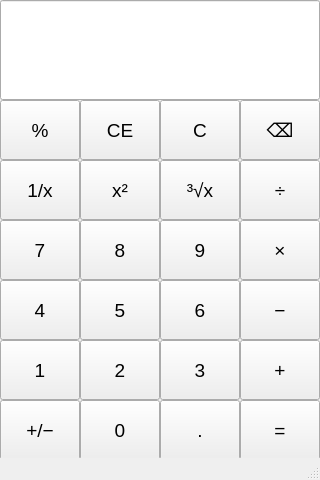
<?xml version="1.0" encoding="UTF-8"?>
<ui version="4.0">
 <class>MainWindow</class>
 <widget class="QMainWindow" name="MainWindow">
  <property name="geometry">
   <rect>
    <x>0</x>
    <y>0</y>
    <width>320</width>
    <height>480</height>
   </rect>
  </property>
  <property name="windowTitle">
   <string>MainWindow</string>
  </property>
  <widget class="QWidget" name="centralwidget">
   <widget class="QLineEdit" name="displayEdit">
    <property name="geometry">
     <rect>
      <x>0</x>
      <y>0</y>
      <width>320</width>
      <height>100</height>
     </rect>
    </property>
    <property name="minimumSize">
     <size>
      <width>60</width>
      <height>50</height>
     </size>
    </property>
    <property name="font">
     <font>
      <pointsize>14</pointsize>
     </font>
    </property>
    <property name="alignment">
     <set>Qt::AlignmentFlag::AlignRight|Qt::AlignmentFlag::AlignTrailing|Qt::AlignmentFlag::AlignVCenter</set>
    </property>
    <property name="readOnly">
     <bool>true</bool>
    </property>
   </widget>
   <widget class="QPushButton" name="btnPercent">
    <property name="geometry">
     <rect>
      <x>0</x>
      <y>100</y>
      <width>80</width>
      <height>60</height>
     </rect>
    </property>
    <property name="minimumSize">
     <size>
      <width>60</width>
      <height>50</height>
     </size>
    </property>
    <property name="font">
     <font>
      <pointsize>14</pointsize>
     </font>
    </property>
    <property name="text">
     <string>%</string>
    </property>
   </widget>
   <widget class="QPushButton" name="btnCE">
    <property name="geometry">
     <rect>
      <x>80</x>
      <y>100</y>
      <width>80</width>
      <height>60</height>
     </rect>
    </property>
    <property name="minimumSize">
     <size>
      <width>60</width>
      <height>50</height>
     </size>
    </property>
    <property name="font">
     <font>
      <pointsize>14</pointsize>
     </font>
    </property>
    <property name="text">
     <string>CE</string>
    </property>
   </widget>
   <widget class="QPushButton" name="btnC">
    <property name="geometry">
     <rect>
      <x>160</x>
      <y>100</y>
      <width>80</width>
      <height>60</height>
     </rect>
    </property>
    <property name="minimumSize">
     <size>
      <width>60</width>
      <height>50</height>
     </size>
    </property>
    <property name="font">
     <font>
      <pointsize>14</pointsize>
     </font>
    </property>
    <property name="text">
     <string>C</string>
    </property>
   </widget>
   <widget class="QPushButton" name="btnBackspace">
    <property name="geometry">
     <rect>
      <x>240</x>
      <y>100</y>
      <width>80</width>
      <height>60</height>
     </rect>
    </property>
    <property name="minimumSize">
     <size>
      <width>60</width>
      <height>50</height>
     </size>
    </property>
    <property name="font">
     <font>
      <pointsize>14</pointsize>
     </font>
    </property>
    <property name="text">
     <string>⌫</string>
    </property>
   </widget>
   <widget class="QPushButton" name="btnReciprocal">
    <property name="geometry">
     <rect>
      <x>0</x>
      <y>160</y>
      <width>80</width>
      <height>60</height>
     </rect>
    </property>
    <property name="minimumSize">
     <size>
      <width>60</width>
      <height>50</height>
     </size>
    </property>
    <property name="font">
     <font>
      <pointsize>14</pointsize>
     </font>
    </property>
    <property name="text">
     <string>1/x</string>
    </property>
   </widget>
   <widget class="QPushButton" name="btnSquare">
    <property name="geometry">
     <rect>
      <x>80</x>
      <y>160</y>
      <width>80</width>
      <height>60</height>
     </rect>
    </property>
    <property name="minimumSize">
     <size>
      <width>60</width>
      <height>50</height>
     </size>
    </property>
    <property name="font">
     <font>
      <pointsize>14</pointsize>
     </font>
    </property>
    <property name="text">
     <string>x²</string>
    </property>
   </widget>
   <widget class="QPushButton" name="btnCubeRoot">
    <property name="geometry">
     <rect>
      <x>160</x>
      <y>160</y>
      <width>80</width>
      <height>60</height>
     </rect>
    </property>
    <property name="minimumSize">
     <size>
      <width>60</width>
      <height>50</height>
     </size>
    </property>
    <property name="font">
     <font>
      <pointsize>14</pointsize>
     </font>
    </property>
    <property name="text">
     <string>³√x</string>
    </property>
   </widget>
   <widget class="QPushButton" name="btnDivide">
    <property name="geometry">
     <rect>
      <x>240</x>
      <y>160</y>
      <width>80</width>
      <height>60</height>
     </rect>
    </property>
    <property name="minimumSize">
     <size>
      <width>60</width>
      <height>50</height>
     </size>
    </property>
    <property name="font">
     <font>
      <pointsize>14</pointsize>
     </font>
    </property>
    <property name="text">
     <string>÷</string>
    </property>
   </widget>
   <widget class="QPushButton" name="btn7">
    <property name="geometry">
     <rect>
      <x>0</x>
      <y>220</y>
      <width>80</width>
      <height>60</height>
     </rect>
    </property>
    <property name="minimumSize">
     <size>
      <width>60</width>
      <height>50</height>
     </size>
    </property>
    <property name="font">
     <font>
      <pointsize>14</pointsize>
     </font>
    </property>
    <property name="text">
     <string>7</string>
    </property>
   </widget>
   <widget class="QPushButton" name="btn8">
    <property name="geometry">
     <rect>
      <x>80</x>
      <y>220</y>
      <width>80</width>
      <height>60</height>
     </rect>
    </property>
    <property name="minimumSize">
     <size>
      <width>60</width>
      <height>50</height>
     </size>
    </property>
    <property name="font">
     <font>
      <pointsize>14</pointsize>
     </font>
    </property>
    <property name="text">
     <string>8</string>
    </property>
   </widget>
   <widget class="QPushButton" name="btn9">
    <property name="geometry">
     <rect>
      <x>160</x>
      <y>220</y>
      <width>80</width>
      <height>60</height>
     </rect>
    </property>
    <property name="minimumSize">
     <size>
      <width>60</width>
      <height>50</height>
     </size>
    </property>
    <property name="font">
     <font>
      <pointsize>14</pointsize>
     </font>
    </property>
    <property name="text">
     <string>9</string>
    </property>
   </widget>
   <widget class="QPushButton" name="btnMultiply">
    <property name="geometry">
     <rect>
      <x>240</x>
      <y>220</y>
      <width>80</width>
      <height>60</height>
     </rect>
    </property>
    <property name="minimumSize">
     <size>
      <width>60</width>
      <height>50</height>
     </size>
    </property>
    <property name="font">
     <font>
      <pointsize>14</pointsize>
     </font>
    </property>
    <property name="text">
     <string>×</string>
    </property>
   </widget>
   <widget class="QPushButton" name="btn4">
    <property name="geometry">
     <rect>
      <x>0</x>
      <y>280</y>
      <width>80</width>
      <height>60</height>
     </rect>
    </property>
    <property name="minimumSize">
     <size>
      <width>60</width>
      <height>50</height>
     </size>
    </property>
    <property name="font">
     <font>
      <pointsize>14</pointsize>
     </font>
    </property>
    <property name="text">
     <string>4</string>
    </property>
   </widget>
   <widget class="QPushButton" name="btn1">
    <property name="geometry">
     <rect>
      <x>0</x>
      <y>340</y>
      <width>80</width>
      <height>60</height>
     </rect>
    </property>
    <property name="minimumSize">
     <size>
      <width>60</width>
      <height>50</height>
     </size>
    </property>
    <property name="font">
     <font>
      <pointsize>14</pointsize>
     </font>
    </property>
    <property name="text">
     <string>1</string>
    </property>
   </widget>
   <widget class="QPushButton" name="btnNegate">
    <property name="geometry">
     <rect>
      <x>0</x>
      <y>400</y>
      <width>80</width>
      <height>60</height>
     </rect>
    </property>
    <property name="minimumSize">
     <size>
      <width>60</width>
      <height>50</height>
     </size>
    </property>
    <property name="font">
     <font>
      <pointsize>14</pointsize>
     </font>
    </property>
    <property name="text">
     <string>+/−</string>
    </property>
   </widget>
   <widget class="QPushButton" name="btn5">
    <property name="geometry">
     <rect>
      <x>80</x>
      <y>280</y>
      <width>80</width>
      <height>60</height>
     </rect>
    </property>
    <property name="minimumSize">
     <size>
      <width>60</width>
      <height>50</height>
     </size>
    </property>
    <property name="font">
     <font>
      <pointsize>14</pointsize>
     </font>
    </property>
    <property name="text">
     <string>5</string>
    </property>
   </widget>
   <widget class="QPushButton" name="btn6">
    <property name="geometry">
     <rect>
      <x>160</x>
      <y>280</y>
      <width>80</width>
      <height>60</height>
     </rect>
    </property>
    <property name="minimumSize">
     <size>
      <width>60</width>
      <height>50</height>
     </size>
    </property>
    <property name="font">
     <font>
      <pointsize>14</pointsize>
     </font>
    </property>
    <property name="text">
     <string>6</string>
    </property>
   </widget>
   <widget class="QPushButton" name="btnSubtract">
    <property name="geometry">
     <rect>
      <x>240</x>
      <y>280</y>
      <width>80</width>
      <height>60</height>
     </rect>
    </property>
    <property name="minimumSize">
     <size>
      <width>60</width>
      <height>50</height>
     </size>
    </property>
    <property name="font">
     <font>
      <pointsize>14</pointsize>
     </font>
    </property>
    <property name="text">
     <string>−</string>
    </property>
   </widget>
   <widget class="QPushButton" name="btn2">
    <property name="geometry">
     <rect>
      <x>80</x>
      <y>340</y>
      <width>80</width>
      <height>60</height>
     </rect>
    </property>
    <property name="minimumSize">
     <size>
      <width>60</width>
      <height>50</height>
     </size>
    </property>
    <property name="font">
     <font>
      <pointsize>14</pointsize>
     </font>
    </property>
    <property name="text">
     <string>2</string>
    </property>
   </widget>
   <widget class="QPushButton" name="btn3">
    <property name="geometry">
     <rect>
      <x>160</x>
      <y>340</y>
      <width>80</width>
      <height>60</height>
     </rect>
    </property>
    <property name="minimumSize">
     <size>
      <width>60</width>
      <height>50</height>
     </size>
    </property>
    <property name="font">
     <font>
      <pointsize>14</pointsize>
     </font>
    </property>
    <property name="text">
     <string>3</string>
    </property>
   </widget>
   <widget class="QPushButton" name="btnAdd">
    <property name="geometry">
     <rect>
      <x>240</x>
      <y>340</y>
      <width>80</width>
      <height>60</height>
     </rect>
    </property>
    <property name="minimumSize">
     <size>
      <width>60</width>
      <height>50</height>
     </size>
    </property>
    <property name="font">
     <font>
      <pointsize>14</pointsize>
     </font>
    </property>
    <property name="text">
     <string>+</string>
    </property>
   </widget>
   <widget class="QPushButton" name="btn0">
    <property name="geometry">
     <rect>
      <x>80</x>
      <y>400</y>
      <width>80</width>
      <height>60</height>
     </rect>
    </property>
    <property name="minimumSize">
     <size>
      <width>60</width>
      <height>50</height>
     </size>
    </property>
    <property name="font">
     <font>
      <pointsize>14</pointsize>
     </font>
    </property>
    <property name="text">
     <string>0</string>
    </property>
   </widget>
   <widget class="QPushButton" name="btnDot">
    <property name="geometry">
     <rect>
      <x>160</x>
      <y>400</y>
      <width>80</width>
      <height>60</height>
     </rect>
    </property>
    <property name="minimumSize">
     <size>
      <width>60</width>
      <height>50</height>
     </size>
    </property>
    <property name="font">
     <font>
      <pointsize>14</pointsize>
     </font>
    </property>
    <property name="text">
     <string>.</string>
    </property>
   </widget>
   <widget class="QPushButton" name="btnEqual">
    <property name="geometry">
     <rect>
      <x>240</x>
      <y>400</y>
      <width>80</width>
      <height>60</height>
     </rect>
    </property>
    <property name="minimumSize">
     <size>
      <width>60</width>
      <height>50</height>
     </size>
    </property>
    <property name="font">
     <font>
      <pointsize>14</pointsize>
     </font>
    </property>
    <property name="text">
     <string>=</string>
    </property>
   </widget>
  </widget>
  <widget class="QStatusBar" name="statusbar"/>
 </widget>
 <resources/>
 <connections/>
</ui>
